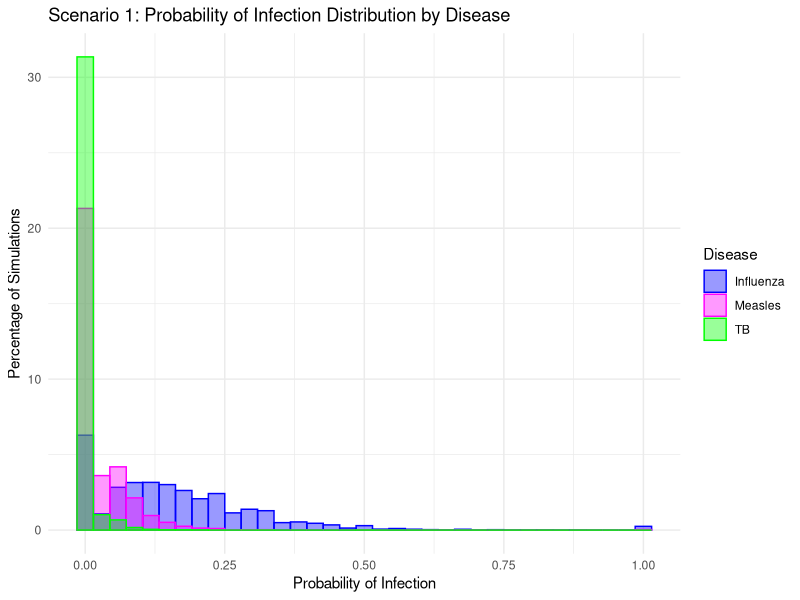
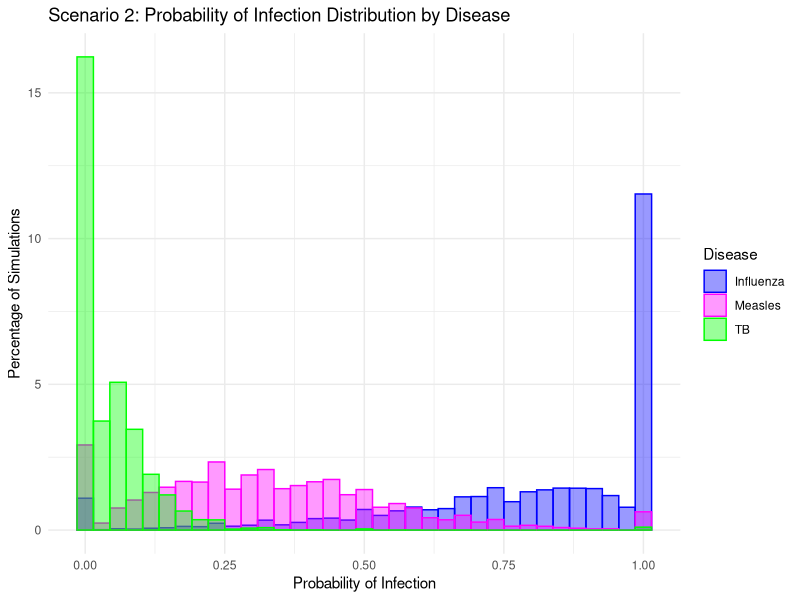
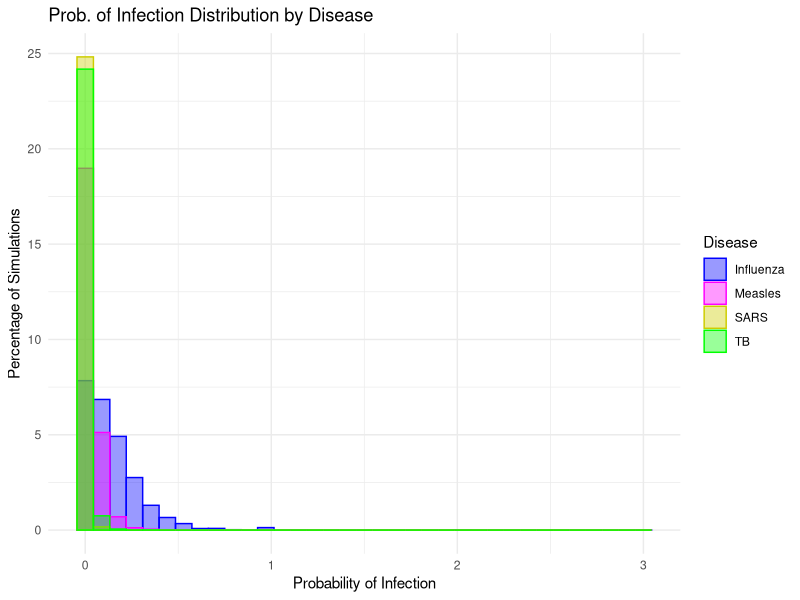

Generate these figures, in order, with R:
## ---- chunk 1
set.seed(445)
knitr::opts_chunk$set(echo = FALSE)

library(dplyr)
library(stats)
library(tidyr)
library(tidyverse)
library(broom)
library(ggplot2)
library(tibble)
## ---- chunk 2
better_monte <- function(m = 10000, dis_quanta, quanta_sd, room_vol = 132, 
                         infected_individuals = 1, ACH = 4){ 
  probability_inf <- numeric(m)
  num_new_infect <- numeric(m)
  sus_persons <- numeric(m)

  for(i in 1:m) {
    
    p_2 <- max(rnorm(1, mean = 0.48, sd = 0.20), 0)
    phi_2 <- max(rnorm(1, mean = dis_quanta, sd = quanta_sd),0)
    t_2 <- max(rnorm(1, mean = 0.5, sd = 0.167), 0)
    S0 <- max(round(rnorm(1, mean = 19, sd = 10)),1)
    
    q_2 <- infected_individuals * phi_2
 
    nucci <- ((p_2*q_2)/room_vol) * 
      ((ACH * t_2 + exp(-ACH * 
                                      t_2) -1) / (ACH^2))
    
    S_t <- S0 * exp(-nucci)
    
    exp_inf <- S0 - S_t
    inf <- rpois(1, lambda = exp_inf)
    
    sus_prob <- inf / S0
    
    probability_inf[i] <- sus_prob
    num_new_infect[i] <- inf
    sus_persons[i] <- S_t
  }
  
  return(list(prob = probability_inf,
              infections = num_new_infect,
              survivors = sus_persons,
              summary = list(mean_prob = mean(probability_inf),
                             mean_infections = mean(num_new_infect),
                             prob_quantiles = quantile(probability_inf, 
                                                       c(0.25, 0.5, 0.75, 
                                                         0.9, 0.95)),
                             inf_quantiles = quantile(num_new_infect, 
                                                      c(0.25, 0.5, 0.75, 
                                                        0.9, 0.95)))))

}

TB <- better_monte(10000, dis_quanta = 12.7, quanta_sd = 3.0,
                   room_vol = 132, infected_individuals = 1, 
                   ACH = 4)

mean(TB$prob)
TB_df <- data.frame(prob = TB$prob)

####
Measles <- better_monte(10000, dis_quanta = 100, quanta_sd = 25.0,
                   room_vol = 132, infected_individuals = 1, 
                   ACH = 4)

mean(Measles$prob)

####
Influenza <- better_monte(10000, dis_quanta = 570, quanta_sd = 173.0,
                   room_vol = 132, infected_individuals = 1, 
                   ACH = 4)

mean(Influenza$prob)


###
SARS <- better_monte(10000, dis_quanta = 2.7, quanta_sd = 1.2,
                   room_vol = 132, infected_individuals = 1, 
                   ACH = 4)

mean(SARS$prob)
## ---- chunk 3

scenario_monte <- function(m = 10000, dis_quantaS, quanta_sdS, room_vol = 300, 
                         infected_individuals = 1, ACH = 4, t_scen = max(rnorm(1, mean = 1, sd = 0.167))){ 
  prob_inf <- numeric(m)
  num_infec <- numeric(m)
  sus_per <- numeric(m)

  for(i in 1:m) {
    
    p_scen <- max(rnorm(1, mean = 0.48, sd = 0.20), 0)
    phi_scen <- max(rnorm(1, mean = dis_quantaS, sd = quanta_sdS),0)
    S0_scen <- max(round(rnorm(1, mean = 19, sd = 10)),1)
    
    q_2_scen <- infected_individuals * phi_scen
 
    nucci_scen <- ((p_scen*q_2_scen)/room_vol) * 
      ((ACH * t_scen + exp(-ACH * t_scen) -1) / (ACH^2))
    
    S_t_scen <- S0_scen * exp(-nucci_scen)
    
    exp_inf_scen <- S0_scen - S_t_scen
    inf_scen <- rpois(1, lambda = exp_inf_scen)
    
    sus_prob_scen <- inf_scen / S0_scen
    
    prob_inf[i] <- sus_prob_scen
    num_infec[i] <- inf_scen
    sus_per[i] <- S_t_scen
  }
  
  return(list(prob = prob_inf,
              infections = num_infec,
              survivors = sus_per,
              summary = list(mean_prob = mean(prob_inf),
                             mean_infections = mean(num_infec),
                             prob_quantiles = quantile(prob_inf, 
                                                       c(0.25, 0.5, 0.75, 
                                                         0.9, 0.95)),
                             inf_quantiles = quantile(num_infec, 
                                                      c(0.25, 0.5, 0.75, 
                                                        0.9, 0.95)))))

}

scenario_1 <- scenario_monte(10000, dis_quantaS = 12.7, quanta_sdS = 3.0,
                   room_vol = 300, infected_individuals = 1, 
                   ACH = 4, t_scen = max(rnorm(1, mean = 1, sd = 0.167)))

# The room volume is larger (300m^3 opposed to 132m^3). The exposure time is longer by 30 minutes (1 hr in total). There is still only one infected person in the room. Before hand, we predicted that the infection probability would decrease. 

scen1_TB <- scenario_monte(10000, dis_quanta = 12.7, quanta_sd = 3.0,
                   room_vol = 300, infected_individuals = 1, 
                   ACH = 4)
scen1_meas <- scenario_monte(10000, dis_quanta = 100, quanta_sd = 25.0,
                   room_vol = 300, infected_individuals = 1, 
                   ACH = 4)
scen1_flu <- scenario_monte(10000, dis_quanta = 570, quanta_sd = 173.0,
                   room_vol = 300, infected_individuals = 1, 
                   ACH = 4)

TB_df1 <- data.frame(prob=as.numeric(scen1_TB$prob), Disease="TB")
Meas_df1 <- data.frame(prob=as.numeric(scen1_meas$prob), Disease="Measles")
Flu_df1 <- data.frame(prob=as.numeric(scen1_flu$prob), Disease="Influenza")

comb_df1 <- rbind(TB_df1, Meas_df1, Flu_df1)
comb_df1$prob <- pmin(pmax(comb_df1$prob, 0),1)

ggplot(comb_df1, aes(x=prob, fill=Disease, color=Disease)) +
  geom_histogram(aes(y=..count.. / sum(..count..) * 100),
                 bins=35, position="identity", alpha=0.4) +
  labs(title="Scenario 1: Probability of Infection Distribution by Disease",
       x="Probability of Infection",
       y = "Percentage of Simulations") +
  scale_color_manual(values = c("TB" = "green", "Measles" = "magenta",
                               "Influenza"="blue")) +
  scale_fill_manual(values = c("TB" = "green", "Measles" = "magenta",
                               "Influenza"="blue")) +
  theme_minimal()
## ---- chunk 4
scen2_TB <- scenario_monte(10000, dis_quanta = 12.7, quanta_sd = 3.0,
                   room_vol = 50, infected_individuals = 2, 
                   ACH = 4)
scen2_meas <- scenario_monte(10000, dis_quanta = 100, quanta_sd = 25.0,
                   room_vol = 50, infected_individuals = 2, 
                   ACH = 4)
scen2_flu <- scenario_monte(10000, dis_quanta = 570, quanta_sd = 173.0,
                   room_vol = 50, infected_individuals = 2, 
                   ACH = 4)

TB_df2 <- data.frame(prob=as.numeric(scen2_TB$prob), Disease="TB")
Meas_df2 <- data.frame(prob=as.numeric(scen2_meas$prob), Disease="Measles")
Flu_df2 <- data.frame(prob=as.numeric(scen2_flu$prob), Disease="Influenza")

comb_df2 <- rbind(TB_df2, Meas_df2, Flu_df2)
comb_df2$prob <- pmin(pmax(comb_df2$prob, 0),1)

ggplot(comb_df2, aes(x=prob, fill=Disease, color=Disease)) +
  geom_histogram(aes(y=..count.. / sum(..count..) * 100),
                 bins=35, position="identity", alpha=0.4) +
  labs(title="Scenario 2: Probability of Infection Distribution by Disease",
       x="Probability of Infection",
       y = "Percentage of Simulations") +
  scale_color_manual(values = c("TB" = "green", "Measles" = "magenta",
                               "Influenza"="blue")) +
  scale_fill_manual(values = c("TB" = "green", "Measles" = "magenta",
                               "Influenza"="blue")) +
  theme_minimal()
## ---- chunk 5

TB_df$Disease <- "TB"
Measles_df <- data.frame(prob=Measles$prob, Disease = "Measles")
Influenza_df <- data.frame(prob=Influenza$prob, Disease = "Influenza")
SARS_df <- data.frame(prob=SARS$prob, Disease="SARS")

combined_df <- rbind(TB_df, Measles_df, Influenza_df, SARS_df)

ggplot(combined_df, aes(x=prob, fill=Disease, color=Disease)) +
  geom_histogram(aes(y= ..count.. / sum(..count..) * 100),
                  bins=35, position="identity", alpha=0.4) +
  labs(title="Prob. of Infection Distribution by Disease",
       x = "Probability of Infection",
       y = "Percentage of Simulations") +
  scale_color_manual(values = c("TB" = "green", "Measles" = "magenta",
                               "Influenza"="blue", "SARS"="yellow3")) +
  scale_fill_manual(values = c("TB" = "green", "Measles" = "magenta",
                               "Influenza"="blue", "SARS"="yellow3")) +
  theme_minimal()
